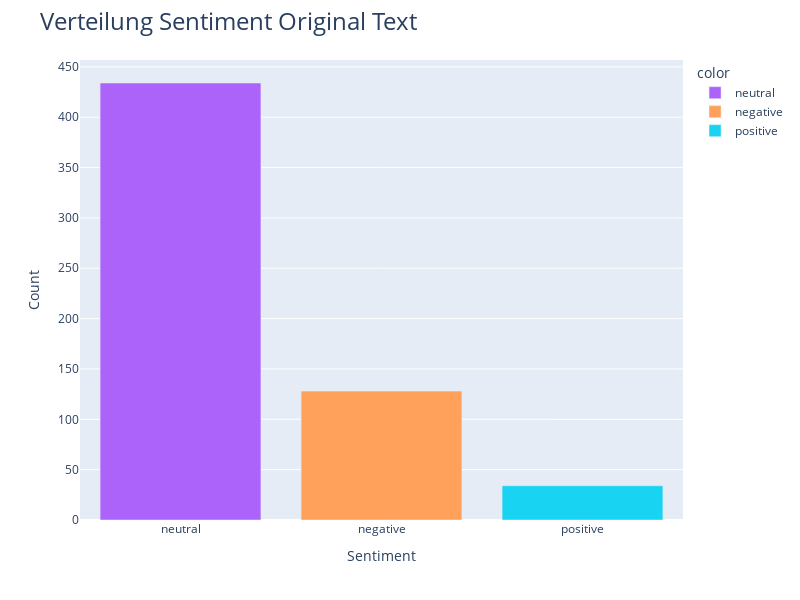
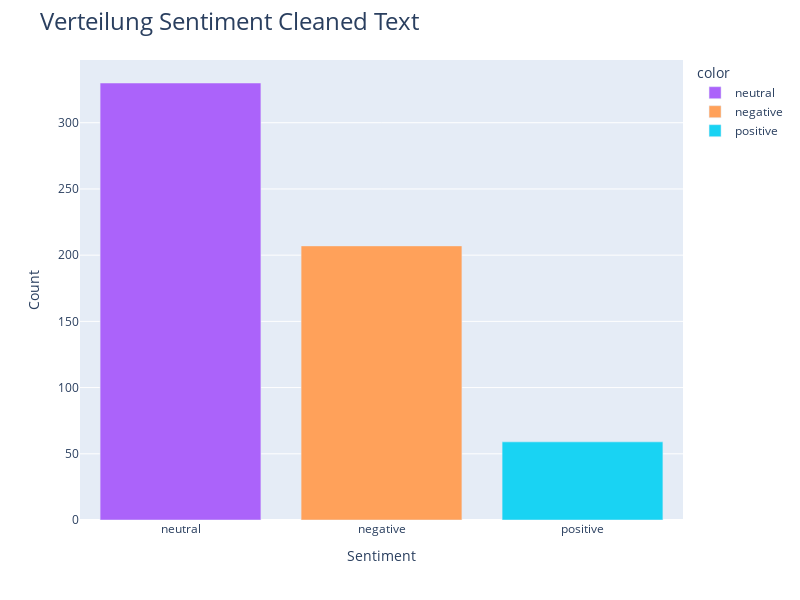

Notebook code for these charts, in order:
### Code cell
# Zählen der Häufigkeit je Sentiment
df1_count = df_grundrechte_original['Sentiment_Label'].value_counts()

df2_count = df_grundrechte_cleaned ['Sentiment_Label'].value_counts()

# Set the color palette
colors = {'Positive': 'mediumseagreen', 'Negative': 'crimson', 'Neutral': 'royalblue'}

# Balkendiagramm Häufigkeitsverteilung Sentiment 
figure1 = px.bar(x=df1_count.index, y=df1_count.values, color=df1_count.index,
             color_discrete_map=colors)
figure2 = px.bar(x=df2_count.index, y=df2_count.values, color=df2_count.index,
             color_discrete_map=colors)

# Beschriftung und Titel anpassen
figure1.update_layout(title_text='Verteilung Sentiment Original Text', title_font_size=24,
                  xaxis_title='Sentiment', yaxis_title='Count',width=800,height=600)

figure2.update_layout(title_text='Verteilung Sentiment Cleaned Text', title_font_size=24,
                  xaxis_title='Sentiment', yaxis_title='Count', width=800,height=600)

#Ausgabe der Plots
figure1.show ()
figure2.show ()

### Figure 1 — Plotly figure (JSON) as saved in the notebook; plotly's stock layout.template omitted (floating-point values rounded to 4 significant figures)
{"data": [{"alignmentgroup": "True", "hovertemplate": "color=neutral<br>x=%{x}<br>y=%{y}<extra></extra>", "legendgroup": "neutral", "marker": {"color": "#ab63fa", "pattern": {"shape": ""}}, "name": "neutral", "offsetgroup": "neutral", "orientation": "v", "showlegend": true, "textposition": "auto", "type": "bar", "x": ["neutral"], "xaxis": "x", "y": [434], "yaxis": "y"}, {"alignmentgroup": "True", "hovertemplate": "color=negative<br>x=%{x}<br>y=%{y}<extra></extra>", "legendgroup": "negative", "marker": {"color": "#FFA15A", "pattern": {"shape": ""}}, "name": "negative", "offsetgroup": "negative", "orientation": "v", "showlegend": true, "textposition": "auto", "type": "bar", "x": ["negative"], "xaxis": "x", "y": [128], "yaxis": "y"}, {"alignmentgroup": "True", "hovertemplate": "color=positive<br>x=%{x}<br>y=%{y}<extra></extra>", "legendgroup": "positive", "marker": {"color": "#19d3f3", "pattern": {"shape": ""}}, "name": "positive", "offsetgroup": "positive", "orientation": "v", "showlegend": true, "textposition": "auto", "type": "bar", "x": ["positive"], "xaxis": "x", "y": [34], "yaxis": "y"}], "layout": {"barmode": "relative", "height": 600, "legend": {"title": {"text": "color"}, "tracegroupgap": 0}, "margin": {"t": 60}, "title": {"font": {"size": 24}, "text": "Verteilung Sentiment Original Text"}, "width": 800, "xaxis": {"anchor": "y", "domain": [0, 1], "title": {"text": "Sentiment"}}, "yaxis": {"anchor": "x", "domain": [0, 1], "title": {"text": "Count"}}}}

### Figure 2 — Plotly figure (JSON) as saved in the notebook; plotly's stock layout.template omitted (floating-point values rounded to 4 significant figures)
{"data": [{"alignmentgroup": "True", "hovertemplate": "color=neutral<br>x=%{x}<br>y=%{y}<extra></extra>", "legendgroup": "neutral", "marker": {"color": "#ab63fa", "pattern": {"shape": ""}}, "name": "neutral", "offsetgroup": "neutral", "orientation": "v", "showlegend": true, "textposition": "auto", "type": "bar", "x": ["neutral"], "xaxis": "x", "y": [330], "yaxis": "y"}, {"alignmentgroup": "True", "hovertemplate": "color=negative<br>x=%{x}<br>y=%{y}<extra></extra>", "legendgroup": "negative", "marker": {"color": "#FFA15A", "pattern": {"shape": ""}}, "name": "negative", "offsetgroup": "negative", "orientation": "v", "showlegend": true, "textposition": "auto", "type": "bar", "x": ["negative"], "xaxis": "x", "y": [207], "yaxis": "y"}, {"alignmentgroup": "True", "hovertemplate": "color=positive<br>x=%{x}<br>y=%{y}<extra></extra>", "legendgroup": "positive", "marker": {"color": "#19d3f3", "pattern": {"shape": ""}}, "name": "positive", "offsetgroup": "positive", "orientation": "v", "showlegend": true, "textposition": "auto", "type": "bar", "x": ["positive"], "xaxis": "x", "y": [59], "yaxis": "y"}], "layout": {"barmode": "relative", "height": 600, "legend": {"title": {"text": "color"}, "tracegroupgap": 0}, "margin": {"t": 60}, "title": {"font": {"size": 24}, "text": "Verteilung Sentiment Cleaned Text"}, "width": 800, "xaxis": {"anchor": "y", "domain": [0, 1], "title": {"text": "Sentiment"}}, "yaxis": {"anchor": "x", "domain": [0, 1], "title": {"text": "Count"}}}}
